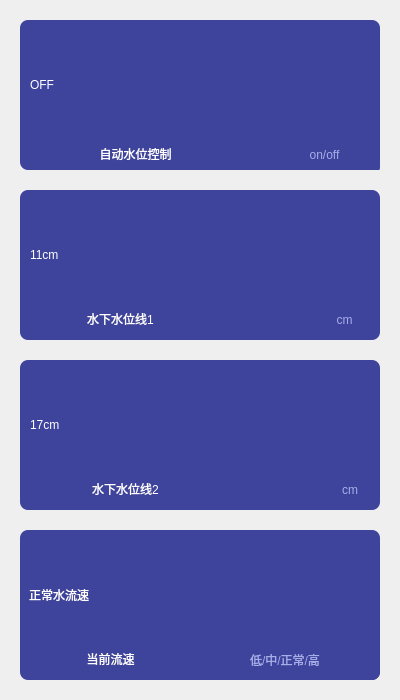
                      <widget class="QWidget" name="SWleftWidget_2" native="true">
                       <property name="minimumSize">
                        <size>
                         <width>400</width>
                         <height>0</height>
                        </size>
                       </property>
                       <property name="maximumSize">
                        <size>
                         <width>400</width>
                         <height>16777215</height>
                        </size>
                       </property>
                       <layout class="QVBoxLayout" name="verticalLayout_22">
                        <property name="spacing">
                         <number>20</number>
                        </property>
                        <property name="leftMargin">
                         <number>20</number>
                        </property>
                        <property name="topMargin">
                         <number>20</number>
                        </property>
                        <property name="rightMargin">
                         <number>20</number>
                        </property>
                        <property name="bottomMargin">
                         <number>20</number>
                        </property>
                        <item>
                         <widget class="QWidget" name="waterlevelAutoWidget" native="true">
                          <property name="minimumSize">
                           <size>
                            <width>360</width>
                            <height>150</height>
                           </size>
                          </property>
                          <property name="styleSheet">
                           <string notr="true">QWidget
{
background-color: rgb(62,67,156);
border-radius:8px;
}</string>
                          </property>
                          <widget class="QLabel" name="waterlevelAutoName">
                           <property name="geometry">
                            <rect>
                             <x>10</x>
                             <y>108</y>
                             <width>211</width>
                             <height>51</height>
                            </rect>
                           </property>
                           <property name="autoFillBackground">
                            <bool>false</bool>
                           </property>
                           <property name="styleSheet">
                            <string notr="true">QLabel
{
font: 15pt &quot;楷体&quot; ;
color:white;
}
</string>
                           </property>
                           <property name="text">
                            <string>自动水位控制</string>
                           </property>
                           <property name="alignment">
                            <set>Qt::AlignCenter</set>
                           </property>
                          </widget>
                          <widget class="QLabel" name="waterlevelAutoValue">
                           <property name="geometry">
                            <rect>
                             <x>10</x>
                             <y>20</y>
                             <width>311</width>
                             <height>90</height>
                            </rect>
                           </property>
                           <property name="styleSheet">
                            <string notr="true">QLabel
{
font: 40pt &quot;楷体&quot;;
color: rgb(255, 255, 255);
}</string>
                           </property>
                           <property name="text">
                            <string>OFF</string>
                           </property>
                           <property name="alignment">
                            <set>Qt::AlignLeading|Qt::AlignLeft|Qt::AlignVCenter</set>
                           </property>
                          </widget>
                          <widget class="QLabel" name="waterlevelAutoUnit">
                           <property name="geometry">
                            <rect>
                             <x>249</x>
                             <y>115</y>
                             <width>111</width>
                             <height>40</height>
                            </rect>
                           </property>
                           <property name="styleSheet">
                            <string notr="true">QLabel
{
font: 16pt &quot;楷体&quot;;
color: rgb(166,173,232);
}</string>
                           </property>
                           <property name="text">
                            <string>on/off</string>
                           </property>
                           <property name="alignment">
                            <set>Qt::AlignCenter</set>
                           </property>
                          </widget>
                         </widget>
                        </item>
                        <item>
                         <widget class="QWidget" name="waterlevel1" native="true">
                          <property name="minimumSize">
                           <size>
                            <width>360</width>
                            <height>150</height>
                           </size>
                          </property>
                          <property name="styleSheet">
                           <string notr="true">QWidget
{
background-color: rgb(62,67,156);
border-radius:8px;
}</string>
                          </property>
                          <widget class="QLabel" name="waterlevel1Name">
                           <property name="geometry">
                            <rect>
                             <x>10</x>
                             <y>108</y>
                             <width>181</width>
                             <height>41</height>
                            </rect>
                           </property>
                           <property name="autoFillBackground">
                            <bool>false</bool>
                           </property>
                           <property name="styleSheet">
                            <string notr="true">QLabel
{
font: 15pt &quot;楷体&quot; ;
color:white;
}
</string>
                           </property>
                           <property name="text">
                            <string>水下水位线1</string>
                           </property>
                           <property name="alignment">
                            <set>Qt::AlignCenter</set>
                           </property>
                          </widget>
                          <widget class="QLabel" name="waterlevel1Value">
                           <property name="geometry">
                            <rect>
                             <x>10</x>
                             <y>20</y>
                             <width>341</width>
                             <height>90</height>
                            </rect>
                           </property>
                           <property name="styleSheet">
                            <string notr="true">QLabel
{
font: 40pt &quot;楷体&quot;;
color: rgb(255, 255, 255);
}</string>
                           </property>
                           <property name="text">
                            <string>11cm</string>
                           </property>
                           <property name="alignment">
                            <set>Qt::AlignLeading|Qt::AlignLeft|Qt::AlignVCenter</set>
                           </property>
                          </widget>
                          <widget class="QLabel" name="waterlevel1Unit">
                           <property name="geometry">
                            <rect>
                             <x>299</x>
                             <y>110</y>
                             <width>51</width>
                             <height>40</height>
                            </rect>
                           </property>
                           <property name="styleSheet">
                            <string notr="true">QLabel
{
font: 16pt &quot;楷体&quot;;
color: rgb(166,173,232);
}</string>
                           </property>
                           <property name="text">
                            <string>cm</string>
                           </property>
                           <property name="alignment">
                            <set>Qt::AlignCenter</set>
                           </property>
                          </widget>
                         </widget>
                        </item>
                        <item>
                         <widget class="QWidget" name="waterlevel2Widget" native="true">
                          <property name="minimumSize">
                           <size>
                            <width>360</width>
                            <height>150</height>
                           </size>
                          </property>
                          <property name="styleSheet">
                           <string notr="true">QWidget
{
background-color: rgb(62,67,156);
border-radius:8px;
}</string>
                          </property>
                          <widget class="QLabel" name="waterlevel2Name">
                           <property name="geometry">
                            <rect>
                             <x>10</x>
                             <y>108</y>
                             <width>191</width>
                             <height>41</height>
                            </rect>
                           </property>
                           <property name="autoFillBackground">
                            <bool>false</bool>
                           </property>
                           <property name="styleSheet">
                            <string notr="true">QLabel
{
font: 15pt &quot;楷体&quot; ;
color:white;
}
</string>
                           </property>
                           <property name="text">
                            <string>水下水位线2</string>
                           </property>
                           <property name="alignment">
                            <set>Qt::AlignCenter</set>
                           </property>
                          </widget>
                          <widget class="QLabel" name="waterlevel2Value">
                           <property name="geometry">
                            <rect>
                             <x>10</x>
                             <y>20</y>
                             <width>301</width>
                             <height>90</height>
                            </rect>
                           </property>
                           <property name="styleSheet">
                            <string notr="true">QLabel
{
font: 40pt &quot;楷体&quot;;
color: rgb(255, 255, 255);
}</string>
                           </property>
                           <property name="text">
                            <string>17cm</string>
                           </property>
                           <property name="alignment">
                            <set>Qt::AlignLeading|Qt::AlignLeft|Qt::AlignVCenter</set>
                           </property>
                          </widget>
                          <widget class="QLabel" name="waterlevel2Unit">
                           <property name="geometry">
                            <rect>
                             <x>310</x>
                             <y>110</y>
                             <width>40</width>
                             <height>40</height>
                            </rect>
                           </property>
                           <property name="styleSheet">
                            <string notr="true">QLabel
{
font: 16pt &quot;楷体&quot;;
color: rgb(166,173,232);
}</string>
                           </property>
                           <property name="text">
                            <string>cm</string>
                           </property>
                           <property name="alignment">
                            <set>Qt::AlignCenter</set>
                           </property>
                          </widget>
                         </widget>
                        </item>
                        <item>
                         <widget class="QWidget" name="waterflowWidget" native="true">
                          <property name="minimumSize">
                           <size>
                            <width>360</width>
                            <height>150</height>
                           </size>
                          </property>
                          <property name="styleSheet">
                           <string notr="true">QWidget
{
background-color: rgb(62,67,156);
border-radius:8px;
}</string>
                          </property>
                          <widget class="QLabel" name="waterflowName">
                           <property name="geometry">
                            <rect>
                             <x>10</x>
                             <y>108</y>
                             <width>161</width>
                             <height>41</height>
                            </rect>
                           </property>
                           <property name="autoFillBackground">
                            <bool>false</bool>
                           </property>
                           <property name="styleSheet">
                            <string notr="true">QLabel
{
font: 13pt &quot;楷体&quot; ;
color:white;
}
</string>
                           </property>
                           <property name="text">
                            <string>当前流速</string>
                           </property>
                           <property name="alignment">
                            <set>Qt::AlignCenter</set>
                           </property>
                          </widget>
                          <widget class="QLabel" name="waterflowValue">
                           <property name="geometry">
                            <rect>
                             <x>9</x>
                             <y>20</y>
                             <width>311</width>
                             <height>90</height>
                            </rect>
                           </property>
                           <property name="styleSheet">
                            <string notr="true">QLabel
{
font: 30pt &quot;楷体&quot;;
color: rgb(255, 255, 255);
}</string>
                           </property>
                           <property name="text">
                            <string>正常水流速</string>
                           </property>
                           <property name="alignment">
                            <set>Qt::AlignLeading|Qt::AlignLeft|Qt::AlignVCenter</set>
                           </property>
                          </widget>
                          <widget class="QLabel" name="waterflowUnit">
                           <property name="geometry">
                            <rect>
                             <x>170</x>
                             <y>110</y>
                             <width>190</width>
                             <height>40</height>
                            </rect>
                           </property>
                           <property name="styleSheet">
                            <string notr="true">QLabel
{
font: 13pt &quot;楷体&quot;;
color: rgb(166,173,232);
}</string>
                           </property>
                           <property name="text">
                            <string>低/中/正常/高</string>
                           </property>
                           <property name="alignment">
                            <set>Qt::AlignCenter</set>
                           </property>
                          </widget>
                         </widget>
                        </item>
                       </layout>
                      </widget>
